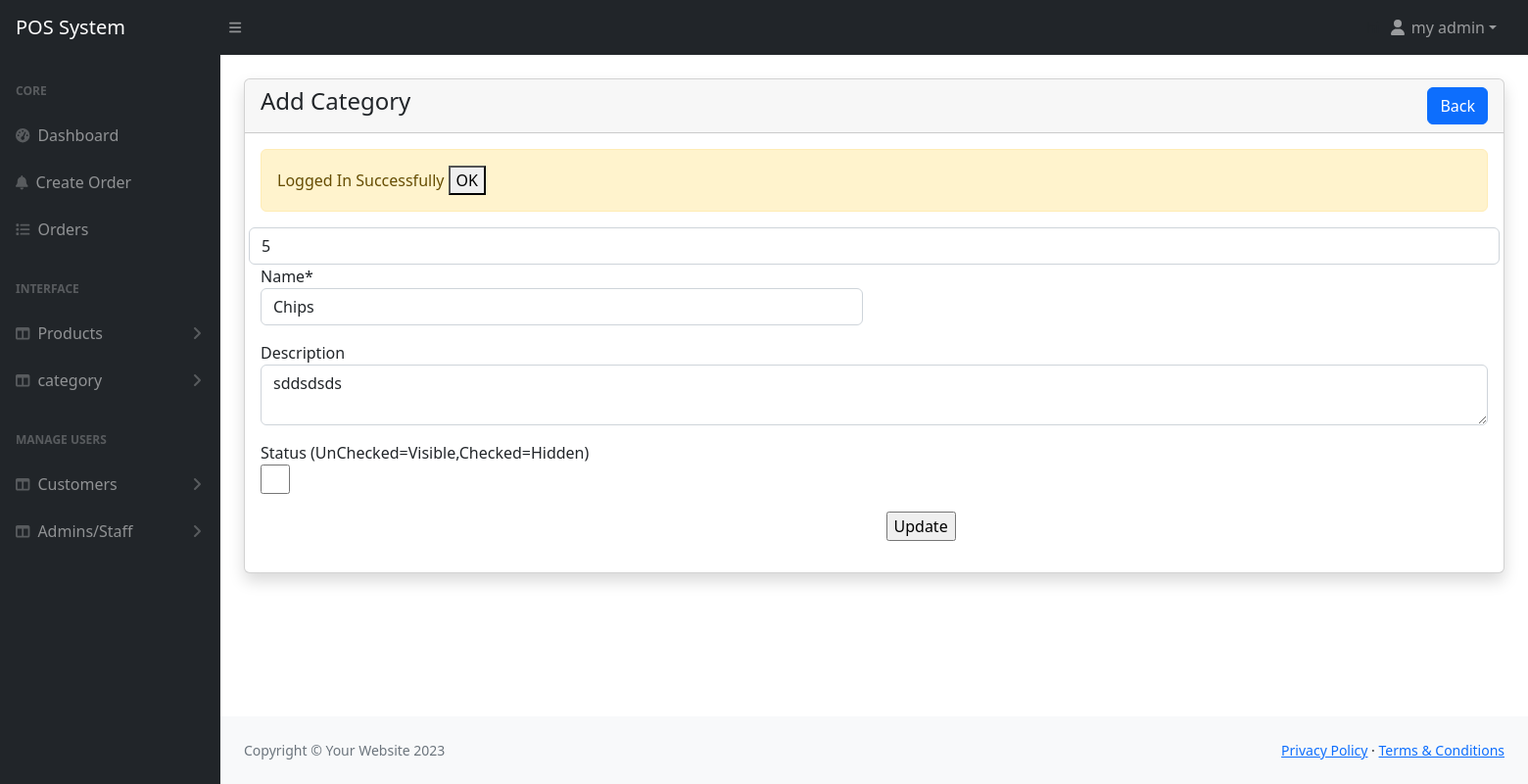
Screenshot of /admin/category-edit.php?id=5 (signed in) with the database file from the repository.
### tables this page shows
CREATE TABLE `categories` (
  `id` int(11) NOT NULL,
  `name` varchar(255) NOT NULL,
  `description` mediumtext DEFAULT NULL,
  `status` tinyint(1) NOT NULL DEFAULT 0 COMMENT ' 0= visible 1=hidden'
);

### admin/category-edit.php (the view, shortened to what this page needs)
<?php include('assets/includes/header.php');?>
<div class="container-fluid px-4">
  <div class="card mt-4 shadow">
    <div class="card-header">
        <h4 class="mb-0">Add Category
            <a href="category.php" class="btn btn-primary float-end">Back</a>
        </h4>
    </div>
    <div class="card-body">
        <form action="code.php" method="POST">
            <?php
            $paramValue=checkParamId('id');
            $category=getById('categories',$paramValue);
            if($category['status']==200)
            {
               ?>
            <div class="row">
            <input type="text" name="categoryId" required value="<?= $category['data']['id'];?>" class="form-control"/>
                <div class="col-md-6 mb-3">
                    <label for="">Name*</label>
                    <input type="text" name="name" value="<?=$category['data']['name']?>" required class="form-control"/>
                </div>
                <div class="col-md-12 mb-3">
                    <label for="">Description</label>
                    <textarea type="text" name="description" value="" required class="form-control"><?=$category['data']['description']?></textarea>
                </div>
                <div class="col-md-6">
                    <lable>Status (UnChecked=Visible,Checked=Hidden)</lable>
                    <input  type="checkbox" name="status"  <?=$category['data']['status']== true ? 'checked':'';?>  style="width: 30px;height: 30px; "/>
                </div>
                <div class="col-md-6 mb-3 ml-10 text-end">
                    <input style="margin-right: 1900px;" type="submit" name="updateCategory" value="Update">
                </div>
            </div>
            <?php
            }else{
                echo'<h3>'.$category['message'].'</h3>';
            }
            ?>
        </form>
    </div>
  </div>
</div>
<?php include('assets/includes/footer.php');?>

### rows the page displays
categories: categoryId "5", name "Chips", description "sddsdsds"

### other values shown
$_SESSION['loggedInUser']['name'] "my admin"
$_SESSION['status'] "Logged In Successfully"
